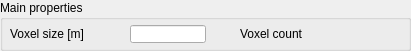
  <widget class="QGroupBox" name="groupBox_2">
   <property name="geometry">
    <rect>
     <x>10</x>
     <y>10</y>
     <width>411</width>
     <height>51</height>
    </rect>
   </property>
   <property name="title">
    <string>Main properties</string>
   </property>
   <property name="flat">
    <bool>false</bool>
   </property>
   <property name="checkable">
    <bool>false</bool>
   </property>
   <widget class="QLineEdit" name="qqSize">
    <property name="geometry">
     <rect>
      <x>130</x>
      <y>25</y>
      <width>76</width>
      <height>18</height>
     </rect>
    </property>
    <property name="text">
     <string/>
    </property>
   </widget>
   <widget class="QLabel" name="label">
    <property name="geometry">
     <rect>
      <x>10</x>
      <y>25</y>
      <width>121</width>
      <height>18</height>
     </rect>
    </property>
    <property name="text">
     <string>Voxel size [m]</string>
    </property>
   </widget>
   <widget class="QLabel" name="qqCellCount">
    <property name="geometry">
     <rect>
      <x>330</x>
      <y>25</y>
      <width>71</width>
      <height>18</height>
     </rect>
    </property>
    <property name="text">
     <string/>
    </property>
   </widget>
   <widget class="QLabel" name="label_2">
    <property name="geometry">
     <rect>
      <x>240</x>
      <y>25</y>
      <width>91</width>
      <height>18</height>
     </rect>
    </property>
    <property name="text">
     <string>Voxel count</string>
    </property>
   </widget>
  </widget>
